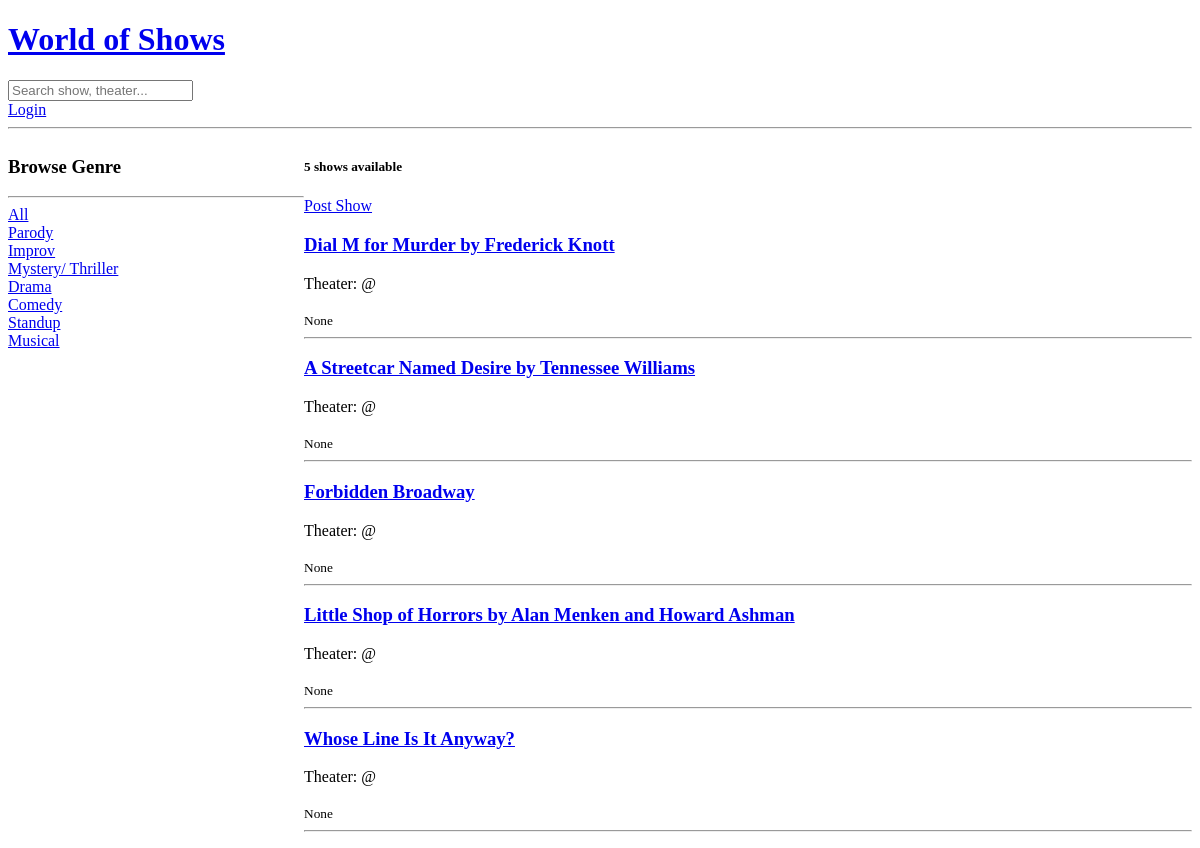
Before: / with the older database file.
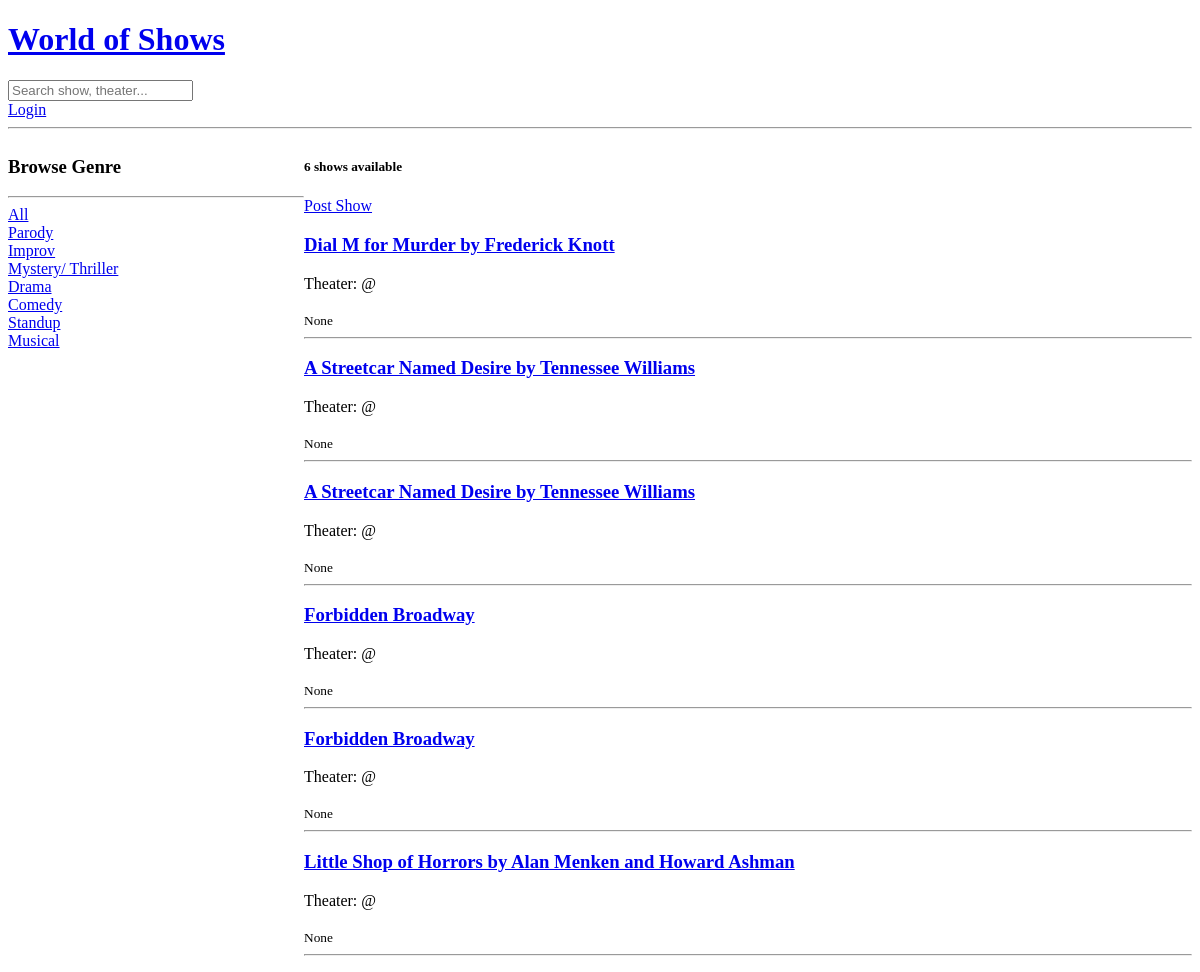
After: the same page with the newer database file.
### base/models.py (models this page shows, shortened)
class Genre(models.Model):
    name = models.CharField(max_length=50)

class Show(models.Model):
    name = models.CharField(max_length=200)
    host = models.ForeignKey(Theater, on_delete=models.CASCADE)
    description = models.TextField(null=True, blank=True)
    genre = models.ManyToManyField(Genre, blank=True)
    talent = models.ManyToManyField(Talent, blank=True)
    updated = models.DateTimeField(auto_now=True)
    created = models.DateTimeField(auto_now_add=True)
    class Meta:
        ordering = ['-updated', '-created']

### base/views.py (the view)
# urls.py: path('', views.home, name='home'),
def home(request):
    q = request.GET.get('q') if request.GET.get('q') != None else ''
    shows = G.shows.filter(
        Q(genre__name__icontains=q) |
        Q(name__icontains=q) |
        Q(description__icontains=q)
        )
    shows_count = shows.count()
    genres = G.genres.all()
    context = {'shows': shows, 'genres': genres, 'shows_count': shows_count}
    return render(request, 'base/home.html', context)

### base/templates/base/home.html (shortened to what this page needs)
{% extends 'main.html' %} {% block content%}
<div class="home-container">
  <div>
    <h3>Browse Genre</h3>
    <hr />
    <div>
        <a href="{% url 'home' %}">All</a>
    </div>
    {% for genre in genres %}
    <div>
        <a href="{% url 'home' %}?q={{genre.name}}">{{genre.name}}</a>
    </div>
    {% endfor%}
  </div>
  <div>
    <h5>{{shows_count}} shows available </h5>
    <a href="{% url 'post-show' %}">Post Show</a>
    <br>
    <div>
      {% for show in shows %}
      <div>
        <h3>
          <a href="{% url 'show' show.id %}"> {{show.name}} </a>
        </h3>
        <span>Theater: @{{show.host.username}} </span>
        <br>
        <br>
        <small>{{show.genre.name}} </small>
        <hr>
      </div>
      {% endfor %}
    </div>
  </div>
</div>
{% endblock %}

### templates/main.html (shortened to what this page needs)
<!DOCTYPE html>
<html>
    <head>
    </head>
    <body>
        {%include 'navbar.html'%}
        {% block content%}
        {% endblock %}
    </body>
</html>

### templates/navbar.html
<a href="/">
    <h1>World of Shows</h1>
</a>
<form method="GET" action="{% url 'home' %}">
    <input type="text" name="q" placeholder="Search show, theater...">
</form>
{% if request.user.is_authenticated %}
<p>Hello {{request.user}} </p>
<a href="{% url 'logout' %}">Logout</a>
{% else %}
<a href="{% url 'login' %}">Login</a>
{% endif %}
<hr>

### base/templates/base/home.html (style rules this page uses)
.home-container { display: grid; grid-template-columns: 1fr 3fr; }

Changed rows visible on the page:
removed Show: name "Whose Line Is It Anyway?", genre.name "None"
now on one of the page's lists (row edited): Show: name "A Streetcar Named Desire by Tennessee Williams", genre.name "None"
now on one of the page's lists (row edited): Show: name "Forbidden Broadway", genre.name "None"
Other visible differences:
{{ shows_count }}: "5" → "6"
